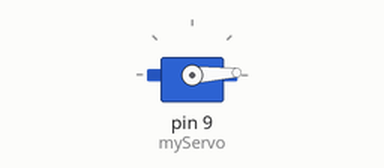
The sketch below on a simulated Arduino Uno, built with avr-gcc and run on an emulated ATmega328P. Parts: servo.

Above: at 0.05 s.
At 1.3 s:
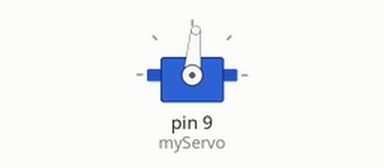
At 2.6 s:
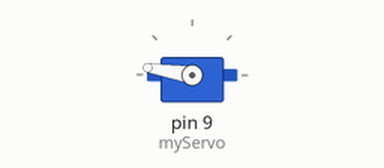
At 5.2 s:
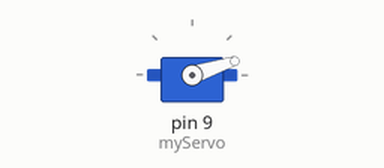
Timing chart, 0 to 7.1 s (numbered marks = the images above):
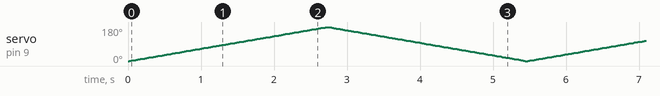

The sketch:

11_servo_motor.ino
```cpp
/*
  Project 11: Servo Motor Control
  Description: Sweeps a servo motor back and forth from 0 to 180 degrees.
  Author: Arduino-Beginner-Master-Hub
*/

// Include the built-in Servo library
#include <Servo.h>

// Create a servo object to control a servo
Servo myServo;

// Variable to store the servo's current angle
int angle = 0;

void setup() {
  // Attach the servo on pin 9 to the servo object
  myServo.attach(9);
}

void loop() {
  // --- SWEEP FROM 0 TO 180 DEGREES ---
  // A 'for' loop that counts up from 0 to 180 in steps of 1
  for (angle = 0; angle <= 180; angle += 1) {
    myServo.write(angle);  // Tell servo to go to position in variable 'angle'
    delay(15);             // Wait 15 milliseconds for the servo to reach the position
  }

  // --- SWEEP FROM 180 BACK TO 0 DEGREES ---
  // A 'for' loop that counts down from 180 to 0 in steps of 1
  for (angle = 180; angle >= 0; angle -= 1) {
    myServo.write(angle);  // Tell servo to go to position in variable 'angle'
    delay(15);             // Wait 15 milliseconds for the servo to reach the position
  }
}
```
